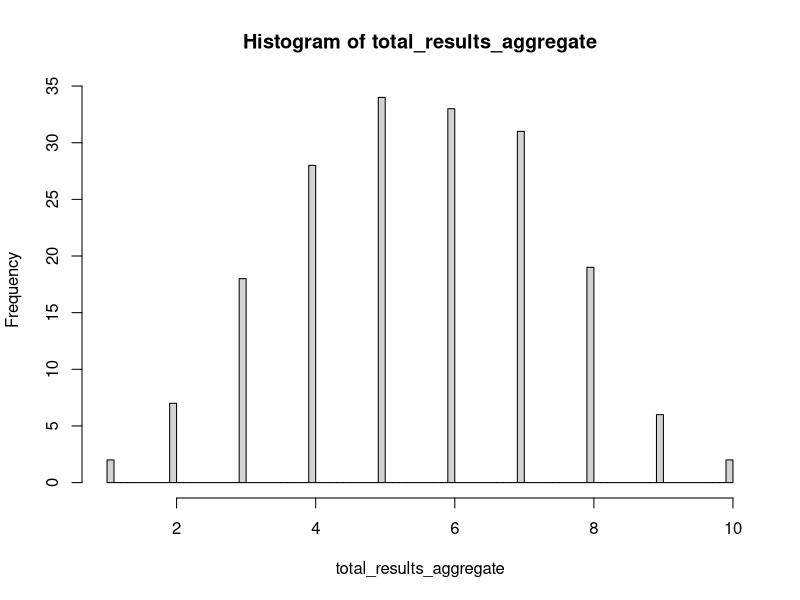
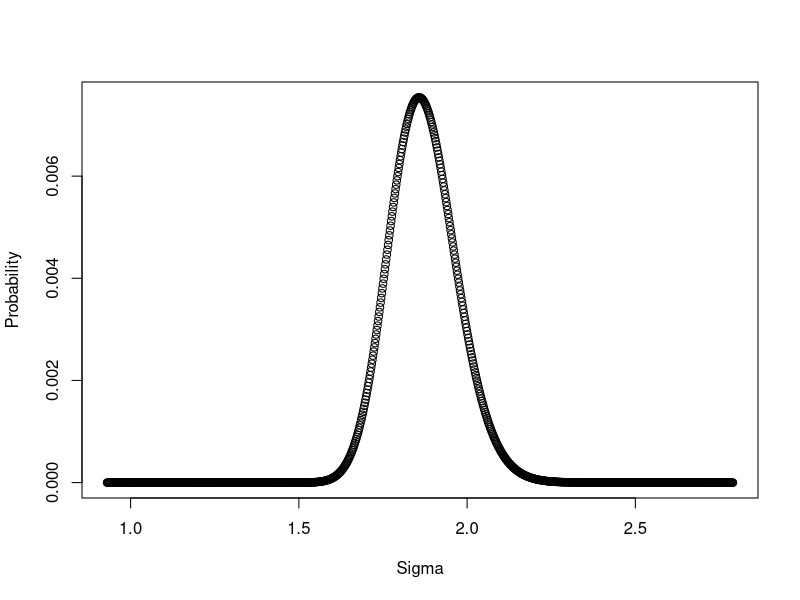
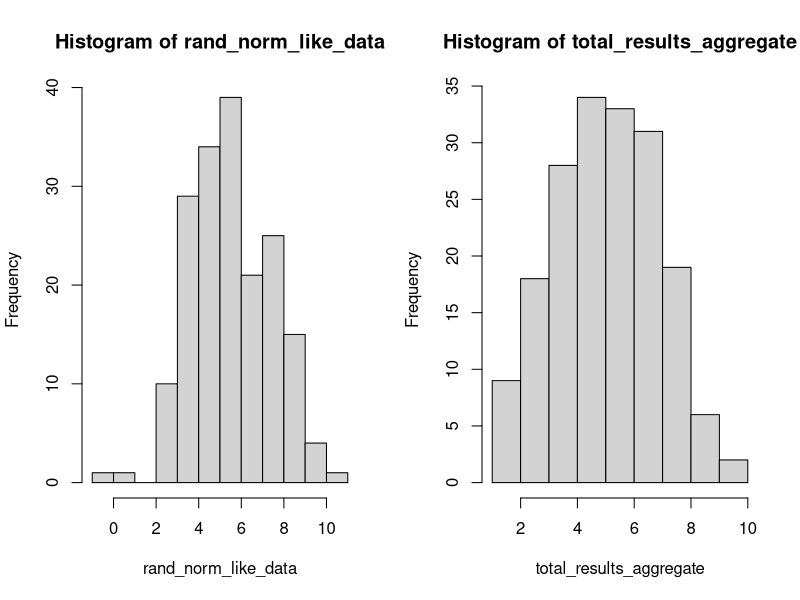
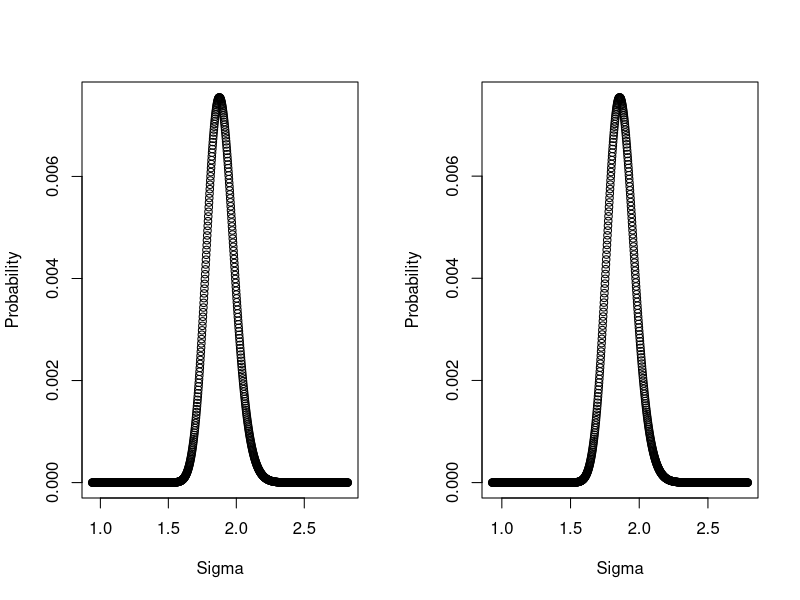
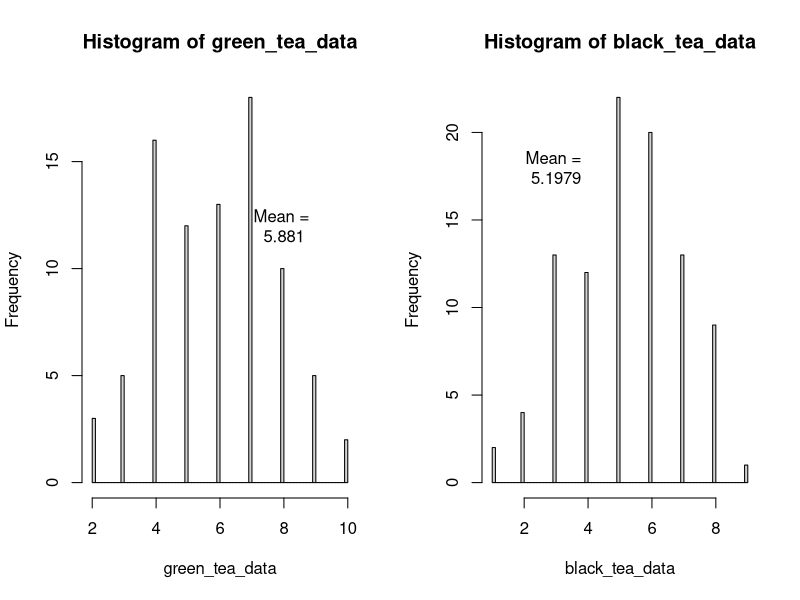
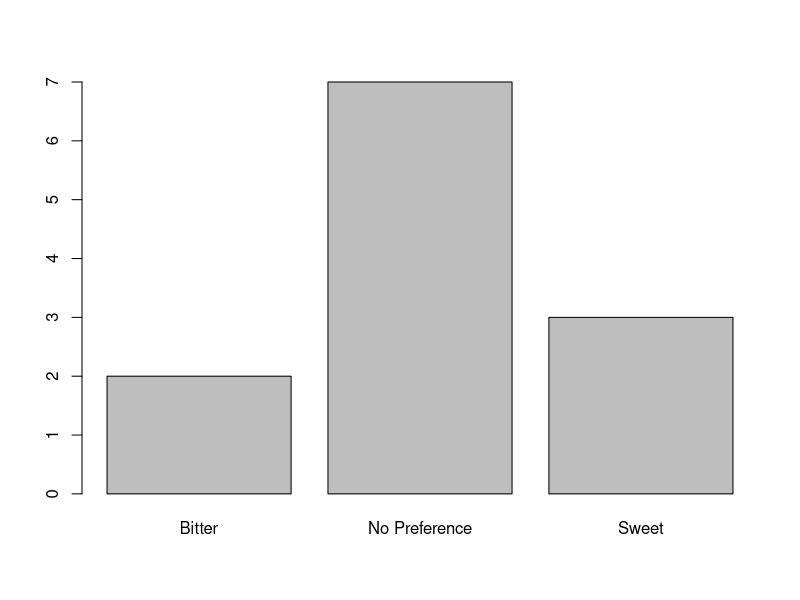
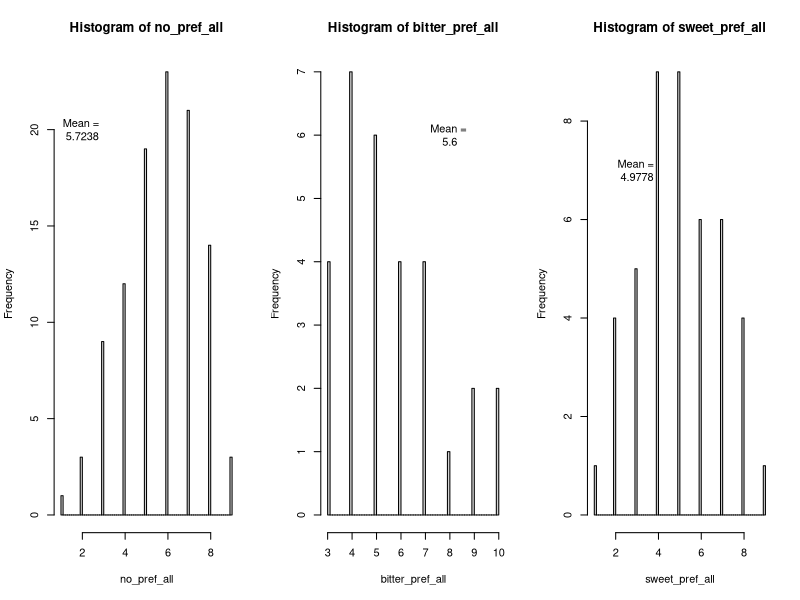
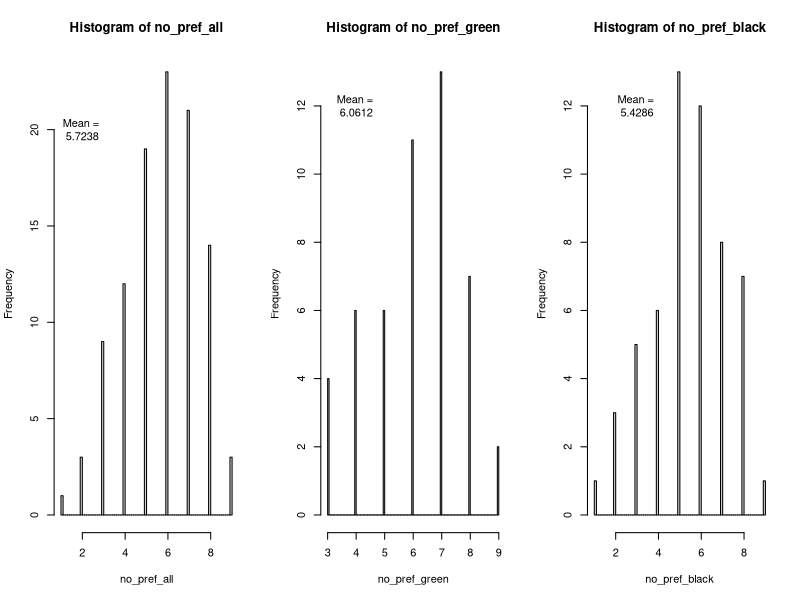

Recreate these plots in R, in order.
#Written in R by Dmitriy Strelkov

setwd('C:\\Users\\Dmitriy\\DoE\\Final\\Data')
data <- read.csv('Tea.csv')

install.packages('plyr')
library('plyr')

### IMPORTANT PLEASE READ ###
# This code is designed with pauses in it and is meant to be looked at in tandem with the attached report.
# Proceed through the code slowly so that things do not get out of order; lest the story be spoiled.
# There are a vast amount of comments with varying degrees of detail in this code and they are meant to explain
# my thought process as I was writing the code. The results obtained here are essentially summarized and
# organized for clarity in the report, and as such the best way to fully understand what I did and why I did it
# is to consider the two documents together rather than separately.

### THANK YOU FOR READING ### 

# We are going to investigate the tea data from the other DoE class.

# The data in the file uses these 4 factors to classify scores into categories. Each column has a classifier
# that includes one of each of the following:

# G or B (green/black)
# 6 or 3 (6min/3min)
# S or N (sweetener/no sweetener)
# H or L (high leaf mass/low leaf mass)

#In looking at this data, we will try to determine the following things:
# Which of the following four different factors has the most significant effect on perceived quality:
#  - Green vs. Black tea
#  - 6 minute vs. 3 minute brew time
#  - Sweetened vs. Unsweetened tea
#  - 3 grams of leaves vs 1.5 grams of leaves in the brew


# How significant is the prior preference of tea in the determination of perceived quality? Is it more or
# less significant than brewing factors?

# How do the rating distributions vary between preferences for each type of tea?

# What are the probability distributions of tea scores for each taste preference?

total_results_aggregate <- c()
par(mfrow = c(1,1))

for(n in 2:16){
  total_results_aggregate <- c(total_results_aggregate, data[,n])
}

hist(total_results_aggregate, 100)
readline()

#Looks like a normal distribution for the sum of all data. Let's check using the following algorithm.

normal_p_distro <- function(sigmalist, data){
  
  # Find the most likely sigma.
  mean <- mean(data)
  loglikelihood <- numeric()
  
  i <- 1
  for(sigma in sigmalist){
    loglikelihood[i] <- sum(log((1/sqrt(2*sigma^2*pi))*exp(-(data - mean)^2/(2*sigma^2))))
    i <- i + 1
  }
  index <- which.max(loglikelihood)
  
  # Create a small region around the most likely sigma as the region of interest.
  sigma_true <- sigmalist[index]
  sigma_low <- .5 * sigma_true
  sigma_high <- 1.5 * sigma_true
  
  graphed_sigma <- seq(sigma_low, sigma_high, by =  sigma_true/1000)
  
  # Same subfunctions as before.
  f <- function(sigma){sum(log((1/sqrt(2*sigma^2*pi))*exp(-(data - mean)^2/(2*sigma^2))))}
  g <- function(sigma){exp(f(sigma) - f(sigma_true))}
  
  loglikelihood_list <- numeric()
  
  # Generate a list of log likelihoods.
  for(i in 1:length(graphed_sigma)){
    loglikelihood_list[i] <- f(graphed_sigma[i])
  }
  
  # Create a normalized probability distribution of the most likely values of sigma.
  normalized_probability <- 1/sum(exp(loglikelihood_list - max(loglikelihood_list))) * 
    exp(loglikelihood_list - max(loglikelihood_list))
  
  # Plot the resultant distribution.
  plot(graphed_sigma, normalized_probability, xlab = 'Sigma', ylab = 'Probability')
  
  # Print a 95% confidence interval.
  i <- 1
  j <- length(graphed_sigma)
  
  while(sum(normalized_probability[i:j]) > .96){
    i <- i + 1
    j <- j - 1
  }
  
  print(paste(c("The probability of sigma being between", graphed_sigma[i], "and", graphed_sigma[j], "is", 
                round(sum(normalized_probability[i:j]), 3)), collapse = ' '))
  
  # Print the most likely value of sigma.
  print(paste(c("The most likely value of sigma is", graphed_sigma[which.max(normalized_probability)]), 
              collapse = ' '))
  
  # Return the expected sigma.
  return(sigmalist[index])
}

sigmalist <- seq(1.5, 2.5, by = .01)
normal_p_distro(sigmalist, total_results_aggregate) -> sigmatest
readline()

# Now we'll compare a normal distribution with the resultant parameters to the data's entirity.
par(mfrow = c(1,2))

rand_norm_like_data <- rnorm(180, mean(total_results_aggregate), sigmatest)

hist(rand_norm_like_data, 10)
hist(total_results_aggregate, 10)
readline()

normal_answer <- function(sigmalist, data){
  
  # This function returns the scaled probability and exponential scaling factor for the normally distributed
  # model.
  mean <- mean(data)
  loglikelihood <- numeric()
  
  # Compute the log likelihood for each value of sigma.
  i <- 1
  for(sigma in sigmalist){
    loglikelihood[i] <- sum(log((1/sqrt(2*sigma^2*pi))*exp(-(data - mean)^2/(2*sigma^2))))
    i <- i + 1
  }
  # This is the index of the most likely value of sigma.
  index <- which.max(loglikelihood)
  
  # The f and g subfunctions again. F returns the log likelihood of the input, g returns the 
  # exponentially scaled likelihood.
  f <- function(sigma){sum(log((1/sqrt(2*sigma^2*pi))*exp(-(data - mean)^2/(2*sigma^2))))}
  g <- function(sigma){exp(f(sigma) - f(sigmalist[index]))}
  
  # Generate the list of scaled likelihoods.
  likelihood_list <- numeric()
  for(i in 1:length(sigmalist)){
    likelihood_list[i] <- g(sigmalist[i])
  }
  
  # Find the scaled probability.
  scaled_probability <- (sum(likelihood_list) * (sigmalist[2] - sigmalist[1]))
  
  # Return the scaled probability and the exponential scaling factor.
  return(c(scaled_probability, f(sigmalist[index])))
}

print(normal_answer(sigmalist, rand_norm_like_data))
normal_p_distro(sigmalist, rand_norm_like_data)

print(normal_answer(sigmalist, total_results_aggregate))
normal_p_distro(sigmalist, total_results_aggregate)
readline()


#The actual data is about equally likely to be a normal distribution as the normally
#distributed random sample.


# Let's compare the differences between the data for green tea and black tea.

green_tea_data <- c()
for(n in 2:8){
  green_tea_data <- c(green_tea_data, data[,n])
}

black_tea_data <- c()
for(n in 9:16){
  black_tea_data <- c(black_tea_data, data[,n])
}

hist(green_tea_data, 100); text(8, 12, labels = paste('Mean = ', round(mean(green_tea_data), 4), sep = '\n'))
hist(black_tea_data, 100); text(3, 18, labels = paste('Mean = ', round(mean(black_tea_data), 4), sep = '\n'))
readline()

# Looks like on average, people like green tea better than they like black tea. In fact, there are no '1' ratings
# for green tea. Additionally, there are two '10' ratings for green tea and there aren't any for black!
# Let's take a look at the distribution of tea preferences and see if that has anything to do with it...

par(mfrow = c(1,1))
preferences <- data[,17]

# Since the preferences have levels, use barplot.

barplot(table(preferences))
readline()

# We will use the following distributions of scores as baselines for each of the different taste preferences:
#  - Sweet preference all tea
#  - Bitter preference all tea
#  - No preference all tea

# Looks like most people have no preference, and sweet preferences win out slightly over bitter. This trend
# is reflected in the earlier look at mean ratings. Let's look now at how preference changes these distributions.

# We will compare the baseline distributions the following distributions:
#  - Sweet preference green tea
#  - Sweet preference black tea
#  - Bitter preference green tea
#  - Bitter preference black tea
#  - No preference green tea
#  - No preference black tea


sweet_pref_all <- c()
for(n in 1:12){
  if(data$Preference[n] == "Sweet"){
    sweet_pref_all <- c(sweet_pref_all, as.numeric(data[n, 2:16]))
  }
}

bitter_pref_all <- c()
for(n in 1:12){
  if(data$Preference[n] == "Bitter"){
    bitter_pref_all <- c(bitter_pref_all, as.numeric(data[n, 2:16]))
  }
}

no_pref_all <- c()
for(n in 1:12){
  if(data$Preference[n] == "No Preference"){
    no_pref_all <- c(no_pref_all, as.numeric(data[n, 2:16]))
  }
}

par(mfrow = c(1,3))

hist(no_pref_all, 100); text(2, 20, labels = paste('Mean = ', round(mean(no_pref_all), 4), sep = '\n'))
hist(bitter_pref_all, 100) ; text(8, 6, labels = paste('Mean = ', round(mean(bitter_pref_all), 4), sep = '\n'))
hist(sweet_pref_all, 100); text(3, 7, labels = paste('Mean = ', round(mean(sweet_pref_all), 4), sep = '\n'))

readline()

# Looks like the people who have no preference seem to, on average, like tea better than either group with
# a taste preference. Of those who have a taste preference, lower scores are seen in those with sweet
# taste preferences.

no_pref_green <- c()
for(n in 1:12){
  if(data$Preference[n] == "No Preference"){
    no_pref_green <- c(no_pref_green, as.numeric(data[n, 2:8]))
  }
}

no_pref_black <- c()
for(n in 1:12){
  if(data$Preference[n] == "No Preference"){
    no_pref_black <- c(no_pref_black, as.numeric(data[n, 9:16]))
  }
}

par(mfrow = c(1,3))

hist(no_pref_all, 100); text(2, 20, labels = paste('Mean = ', round(mean(no_pref_all), 4), sep = '\n'))
hist(no_pref_green, 100); text(4, 12, labels = paste('Mean = ', round(mean(no_pref_green), 4), sep = '\n'))
hist(no_pref_black, 100) ; text(3, 12, labels = paste('Mean = ', round(mean(no_pref_black), 4), sep = '\n'))
readline()

# Once again, we see that green tea is favored over black tea. Not only is green tea the more popular among
# those with no preference, this group/tea combination has the highest average rating so far. Black tea, meanwhile,
# is more popular in those with no taste preference than it is with all observers in total, but its rating
# is still below the average total tea score.

bitter_pref_green <- c()
for(n in 1:12){
  if(data$Preference[n] == "Bitter"){
    bitter_pref_green <- c(bitter_pref_green, as.numeric(data[n, 2:8]))
  }
}

bitter_pref_black <- c()
for(n in 1:12){
  if(data$Preference[n] == "Bitter"){
    bitter_pref_black <- c(bitter_pref_black, as.numeric(data[n, 9:16]))
  }
}

hist(bitter_pref_all, 100) ; text(8, 6, labels = paste('Mean = ', round(mean(bitter_pref_all), 4), sep = '\n'))
hist(bitter_pref_green, 100); text(6, 4, labels = paste('Mean = ', round(mean(bitter_pref_green), 4), sep = '\n'))
hist(bitter_pref_black, 100); text(4, 3, labels = paste('Mean = ', round(mean(bitter_pref_black), 4), sep = '\n'))
readline()

# For the first time, we see distributions that don't look like the normal distribution. Interestingly
# enough, this group exhibits a stronger preference for green tea and a stronger dislike of black tea than
# the group with no preferences in taste. This would seem to suggest that green tea is more bitter than
# black tea. We will examine the distribution of the data later. For now we will continue and just get a visual
# on the distribution of preferences for those who prefer sweet tea.

sweet_pref_green <- c()
for(n in 1:12){
  if(data$Preference[n] == "Sweet"){
    sweet_pref_green <- c(sweet_pref_green, as.numeric(data[n, 2:8]))
  }
}

sweet_pref_black <- c()
for(n in 1:12){
  if(data$Preference[n] == "Sweet"){
    sweet_pref_black <- c(sweet_pref_black, as.numeric(data[n, 9:16]))
  }
}

hist(sweet_pref_all, 100); text(3, 7, labels = paste('Mean = ', round(mean(sweet_pref_all), 4), sep = '\n'))
hist(sweet_pref_green, 100); text(6, 4, labels = paste('Mean = ', round(mean(sweet_pref_green), 4), sep = '\n'))
hist(sweet_pref_black, 100); text(3, 5, labels = paste('Mean = ', round(mean(sweet_pref_black), 4), sep = '\n'))
readline()

# The people who prefer sweet tea have an overall disdain for all kinds of tea. In fact, this group has the lowest
# score for black tea and green tea. The distribution of green scores seems to be somewhat uniform, and the
# distribution of black scores seems to resemble a normal distribution.

# Finally, let's compare all of the histograms.

par(mfrow = c(3,3))

hist(no_pref_all, 100); text(2, 20, labels = paste('Mean = ', round(mean(no_pref_all), 4), sep = '\n'))
hist(no_pref_green, 100); text(4, 12, labels = paste('Mean = ', round(mean(no_pref_green), 4), sep = '\n'))
hist(no_pref_black, 100) ; text(3, 12, labels = paste('Mean = ', round(mean(no_pref_black), 4), sep = '\n'))
hist(bitter_pref_all, 100) ; text(8, 6, labels = paste('Mean = ', round(mean(bitter_pref_all), 4), sep = '\n'))
hist(bitter_pref_green, 100); text(6, 4, labels = paste('Mean = ', round(mean(bitter_pref_green), 4), sep = '\n'))
hist(bitter_pref_black, 100); text(4, 3, labels = paste('Mean = ', round(mean(bitter_pref_black), 4), sep = '\n'))
hist(sweet_pref_all, 100); text(3, 7, labels = paste('Mean = ', round(mean(sweet_pref_all), 4), sep = '\n'))
hist(sweet_pref_green, 100); text(6, 4, labels = paste('Mean = ', round(mean(sweet_pref_green), 4), sep = '\n'))
hist(sweet_pref_black, 100); text(3, 5, labels = paste('Mean = ', round(mean(sweet_pref_black), 4), sep = '\n'))
readline()

# We can see that black tea is less popular among all groups, and that those with sweet preferences 
# have less appreciation for tea than the other groups.

# I will perform the same analysis on the rest of the data in a similar fashion. Since experience and 
# taste preference have a nearly 1:1 correlation, I will omit experience data, as 'experience' with tea seems
# to be an inherently poor preference parameter. The one and only interesting thing about tea experience is that
# individuals with more tea experience have stronger preferences for bitter tea. We will talk about why this
# could be in the discussion.

# Cut out extraneous experience data from frame.
data <- data[, 1:17]

# The next factor most significant factor I hypothesize will be sweetener vs no sweetener.

# Make data of tea ratings that are sweetened and unsweetened.
sweetener_added_data <- c(data[,2], data[,5], data[,6], data[,7], data[,9], data[,10], data[,15], data[,16])
nosweetener_data <- c(data[,3], data[,4], data[,8], data[,11], data[,12], data[,13], data[,14])

# Make vectors to indicate column positions; easier to manipulate.
sweetener_vector <- c(2,5,6,7,9,10,15,16)
nosweetener_vector <-c(3,4,8,11,12,13,14)

no_pref_sweetener <- c()
for(n in 1:12){
  if(data$Preference[n] == "No Preference"){
    no_pref_sweetener <- c(no_pref_sweetener, as.numeric(data[n, sweetener_vector]))
  }
}

no_pref_nosweetener <- c()
for(n in 1:12){
  if(data$Preference[n] == "No Preference"){
    no_pref_nosweetener <- c(no_pref_nosweetener, as.numeric(data[n, nosweetener_vector]))
  }
}

par(mfrow = c(1,3))

hist(no_pref_all, 100); text(2, 20, labels = paste('Mean = ', round(mean(no_pref_all), 4), sep = '\n'))
hist(no_pref_sweetener, 100); text(4, 12, labels = paste('Mean = ', round(mean(no_pref_sweetener), 4), sep = '\n'))
hist(no_pref_nosweetener, 100) ; text(3, 12, labels = paste('Mean = ', round(mean(no_pref_nosweetener), 4), sep = '\n'))
readline()

# Looks like the data here is suggesting that the difference between sweetener and no sweetener is indiscernable
# between those who have no taste preference, which is what we would expect. Both distributions seem normal.

bitter_pref_sweetener <- c()
for(n in 1:12){
  if(data$Preference[n] == "Bitter"){
    bitter_pref_sweetener <- c(bitter_pref_sweetener, as.numeric(data[n, sweetener_vector]))
  }
}

bitter_pref_nosweetener <- c()
for(n in 1:12){
  if(data$Preference[n] == "Bitter"){
    bitter_pref_nosweetener <- c(bitter_pref_nosweetener, as.numeric(data[n, nosweetener_vector]))
  }
}

hist(bitter_pref_all, 100) ; text(8, 6, labels = paste('Mean = ', round(mean(bitter_pref_all), 4), sep = '\n'))
hist(bitter_pref_sweetener, 100); text(6, 4, labels = paste('Mean = ', round(mean(bitter_pref_sweetener), 4), sep = '\n'))
hist(bitter_pref_nosweetener, 100); text(5, 2.5, labels = paste('Mean = ', round(mean(bitter_pref_nosweetener), 4), sep = '\n'))
readline()

# The data is as expected. The mean is significantly lower for sweetened tea, as expected in the group
# who prefer bitter tastes. Taking into account the low sample sizes, the distributions seem fairly normal.

sweet_pref_sweetener <- c()
for(n in 1:12){
  if(data$Preference[n] == "Sweet"){
    sweet_pref_sweetener <- c(sweet_pref_sweetener, as.numeric(data[n, sweetener_vector]))
  }
}

sweet_pref_nosweetener <- c()
for(n in 1:12){
  if(data$Preference[n] == "Sweet"){
    sweet_pref_nosweetener <- c(sweet_pref_nosweetener, as.numeric(data[n, nosweetener_vector]))
  }
}

hist(sweet_pref_all, 100); text(3, 7, labels = paste('Mean = ', round(mean(sweet_pref_all), 4), sep = '\n'))
hist(sweet_pref_sweetener, 100); text(6, 7, labels = paste('Mean = ', round(mean(sweet_pref_sweetener), 4), sep = '\n'))
hist(sweet_pref_nosweetener, 100); text(3, 5, labels = paste('Mean = ', round(mean(sweet_pref_nosweetener), 4), sep = '\n'))
readline()

# And once again, the data is as expected. This group prefers tea that is sweetened, although their enjoyment
# of tea in general is much lower than the other two groups. The non-sweetened tea seems to have a sinc
# function-esque distribution.

# Finally, let's compare all of the histograms.

par(mfrow = c(3,3))

hist(no_pref_all, 100); text(2, 20, labels = paste('Mean = ', round(mean(no_pref_all), 4), sep = '\n'))
hist(no_pref_sweetener, 100); text(4, 12, labels = paste('Mean = ', round(mean(no_pref_sweetener), 4), sep = '\n'))
hist(no_pref_nosweetener, 100) ; text(3, 12, labels = paste('Mean = ', round(mean(no_pref_nosweetener), 4), sep = '\n'))
hist(bitter_pref_all, 100) ; text(8, 6, labels = paste('Mean = ', round(mean(bitter_pref_all), 4), sep = '\n'))
hist(bitter_pref_sweetener, 100); text(6, 4, labels = paste('Mean = ', round(mean(bitter_pref_sweetener), 4), sep = '\n'))
hist(bitter_pref_nosweetener, 100); text(5, 2.5, labels = paste('Mean = ', round(mean(bitter_pref_nosweetener), 4), sep = '\n'))
hist(sweet_pref_all, 100); text(3, 7, labels = paste('Mean = ', round(mean(sweet_pref_all), 4), sep = '\n'))
hist(sweet_pref_sweetener, 100); text(6, 7, labels = paste('Mean = ', round(mean(sweet_pref_sweetener), 4), sep = '\n'))
hist(sweet_pref_nosweetener, 100); text(3, 5, labels = paste('Mean = ', round(mean(sweet_pref_nosweetener), 4), sep = '\n'))
readline()

# The group averages act in accord with their taste preferences. In the bitter taste preference group, this
# factor was more significant than whether or not the tea is green/black. In the no taste preference, this
# factor was insignificant. In the sweet taste preference, this factor was about as significant as the
# choice between green and black tea.



# The next factor to examine is brewing time (6 vs 3 minutes).

# Make data of tea ratings for long and short brew times.

long_brew_data <- c(data[,2], data[,3], data[,4], data[,9], data[,10], data[,11], data[,12])
short_brew_data <- c(data[,5], data[,6], data[,7], data[,8], data[,13], data[,14], data[,15], data[,16])

# Make vectors to indicate column positions; easier to manipulate.
long_brew_vector <- c(2,3,4,9,10,11,12)
short_brew_vector <-c(5,6,7,8,13,14,15,16)

no_pref_long_brew <- c()
for(n in 1:12){
  if(data$Preference[n] == "No Preference"){
    no_pref_long_brew <- c(no_pref_long_brew, as.numeric(data[n, long_brew_vector]))
  }
}

no_pref_short_brew <- c()
for(n in 1:12){
  if(data$Preference[n] == "No Preference"){
    no_pref_short_brew <- c(no_pref_short_brew, as.numeric(data[n, short_brew_vector]))
  }
}

par(mfrow = c(1,3))

hist(no_pref_all, 100); text(2, 20, labels = paste('Mean = ', round(mean(no_pref_all), 4), sep = '\n'))
hist(no_pref_long_brew, 100); text(4, 10, labels = paste('Mean = ', round(mean(no_pref_long_brew), 4), sep = '\n'))
hist(no_pref_short_brew, 100) ; text(3, 12, labels = paste('Mean = ', round(mean(no_pref_short_brew), 4), sep = '\n'))
readline()

# Looks like the brewing time has almost no effect on the people who have no taste preference.

bitter_pref_long_brew <- c()
for(n in 1:12){
  if(data$Preference[n] == "Bitter"){
    bitter_pref_long_brew <- c(bitter_pref_long_brew, as.numeric(data[n, long_brew_vector]))
  }
}

bitter_pref_short_brew <- c()
for(n in 1:12){
  if(data$Preference[n] == "Bitter"){
    bitter_pref_short_brew <- c(bitter_pref_short_brew, as.numeric(data[n, short_brew_vector]))
  }
}


hist(bitter_pref_all, 100) ; text(8, 6, labels = paste('Mean = ', round(mean(bitter_pref_all), 4), sep = '\n'))
hist(bitter_pref_long_brew, 100); text(9, 2, labels = paste('Mean = ', round(mean(bitter_pref_long_brew), 4), sep = '\n'))
hist(bitter_pref_short_brew, 100); text(8, 4, labels = paste('Mean = ', round(mean(bitter_pref_short_brew), 4), sep = '\n'))
readline()

# In the group of people who have bitter taste preferences, brew time makes a huge difference in quality.

sweet_pref_long_brew <- c()
for(n in 1:12){
  if(data$Preference[n] == "Sweet"){
    sweet_pref_long_brew <- c(sweet_pref_long_brew, as.numeric(data[n, long_brew_vector]))
  }
}

sweet_pref_short_brew <- c()
for(n in 1:12){
  if(data$Preference[n] == "Sweet"){
    sweet_pref_short_brew <- c(sweet_pref_short_brew, as.numeric(data[n, short_brew_vector]))
  }
}

hist(sweet_pref_all, 100); text(3, 7, labels = paste('Mean = ', round(mean(sweet_pref_all), 4), sep = '\n'))
hist(sweet_pref_long_brew, 100); text(4, 4, labels = paste('Mean = ', round(mean(sweet_pref_long_brew), 4), sep = '\n'))
hist(sweet_pref_short_brew, 100); text(3, 5, labels = paste('Mean = ', round(mean(sweet_pref_short_brew), 4), sep = '\n'))
readline()

# In those who have sweet taste preferences, brew time is not significant.

# Finally, let's compare all of the histograms.


par(mfrow = c(3,3))

hist(no_pref_all, 100); text(2, 20, labels = paste('Mean = ', round(mean(no_pref_all), 4), sep = '\n'))
hist(no_pref_long_brew, 100); text(4, 10, labels = paste('Mean = ', round(mean(no_pref_long_brew), 4), sep = '\n'))
hist(no_pref_short_brew, 100) ; text(3, 12, labels = paste('Mean = ', round(mean(no_pref_short_brew), 4), sep = '\n'))
hist(bitter_pref_all, 100) ; text(8, 6, labels = paste('Mean = ', round(mean(bitter_pref_all), 4), sep = '\n'))
hist(bitter_pref_long_brew, 100); text(9, 2, labels = paste('Mean = ', round(mean(bitter_pref_long_brew), 4), sep = '\n'))
hist(bitter_pref_short_brew, 100); text(8, 4, labels = paste('Mean = ', round(mean(bitter_pref_short_brew), 4), sep = '\n'))
hist(sweet_pref_all, 100); text(3, 7, labels = paste('Mean = ', round(mean(sweet_pref_all), 4), sep = '\n'))
hist(sweet_pref_long_brew, 100); text(4, 4, labels = paste('Mean = ', round(mean(sweet_pref_long_brew), 4), sep = '\n'))
hist(sweet_pref_short_brew, 100); text(3, 5, labels = paste('Mean = ', round(mean(sweet_pref_short_brew), 4), sep = '\n'))
readline()

# The only group who exhibits a significant reaction to brewing time is the group who prefers bitter taste.
# This is probably because a longer brewing time results in a denser flavor profile, and since the bitterness
# in tea comes from the brewing of the leaves, this makes sense.



# The last factor to investigate is the mass of leaves used in the brew. This can be either 3 or 1.5 grams,
# high or low.

# Make data of tea ratings for high and low leaf mass.

high_mass_data <- c(data[,2], data[,4], data[,5], data[,8], data[,9], data[,11], data[,12], data[,13], 
                    data[,15], data[,16])
low_mass_data <- c(data[,3], data[,6], data[,7], data[,10], data[,14])

# Note, the amount of data of each factor is skewed more heavily in this case: high mass brew is represented
# significantly better than low mass brew.

# I get lazy here and skip to the final plot with all 9 histograms rather than looking at each one 1 by 1. Sorry.

# Make vectors to indicate column positions; easier to manipulate.
high_mass_vector <- c(2,4,5,8,9,11,12,13,15,16)
low_mass_vector <-c(3,6,7,10,14)

no_pref_high_mass <- c()
for(n in 1:12){
  if(data$Preference[n] == "No Preference"){
    no_pref_high_mass <- c(no_pref_high_mass, as.numeric(data[n, high_mass_vector]))
  }
}

no_pref_low_mass <- c()
for(n in 1:12){
  if(data$Preference[n] == "No Preference"){
    no_pref_low_mass <- c(no_pref_low_mass, as.numeric(data[n, low_mass_vector]))
  }
}

par(mfrow = c(1,3))

hist(no_pref_all, 100); text(2, 20, labels = paste('Mean = ', round(mean(no_pref_all), 4), sep = '\n'))
hist(no_pref_high_mass, 100); text(4, 14, labels = paste('Mean = ', round(mean(no_pref_high_mass), 4), sep = '\n'))
hist(no_pref_low_mass, 100) ; text(3, 7, labels = paste('Mean = ', round(mean(no_pref_low_mass), 4), sep = '\n'))

#readline()

# 

bitter_pref_high_mass <- c()
for(n in 1:12){
  if(data$Preference[n] == "Bitter"){
    bitter_pref_high_mass <- c(bitter_pref_high_mass, as.numeric(data[n, high_mass_vector]))
  }
}

bitter_pref_low_mass <- c()
for(n in 1:12){
  if(data$Preference[n] == "Bitter"){
    bitter_pref_low_mass <- c(bitter_pref_low_mass, as.numeric(data[n, low_mass_vector]))
  }
}


hist(bitter_pref_all, 100) ; text(8, 5, labels = paste('Mean = ', round(mean(bitter_pref_all), 4), sep = '\n'))
hist(bitter_pref_high_mass, 100); text(8, 4, labels = paste('Mean = ', round(mean(bitter_pref_high_mass), 4), sep = '\n'))
hist(bitter_pref_low_mass, 100); text(8, 3, labels = paste('Mean = ', round(mean(bitter_pref_low_mass), 4), sep = '\n'))

#readline()

# 

sweet_pref_high_mass <- c()
for(n in 1:12){
  if(data$Preference[n] == "Sweet"){
    sweet_pref_high_mass <- c(sweet_pref_high_mass, as.numeric(data[n, high_mass_vector]))
  }
}

sweet_pref_low_mass <- c()
for(n in 1:12){
  if(data$Preference[n] == "Sweet"){
    sweet_pref_low_mass <- c(sweet_pref_low_mass, as.numeric(data[n, low_mass_vector]))
  }
}

hist(sweet_pref_all, 100); text(3, 7, labels = paste('Mean = ', round(mean(sweet_pref_all), 4), sep = '\n'))
hist(sweet_pref_high_mass, 100); text(4, 6, labels = paste('Mean = ', round(mean(sweet_pref_high_mass), 4), sep = '\n'))
hist(sweet_pref_low_mass, 100); text(3, 4, labels = paste('Mean = ', round(mean(sweet_pref_low_mass), 4), sep = '\n'))

#readline()

# 

# Finally, let's compare all of the histograms.

par(mfrow = c(3,3))

hist(no_pref_all, 100); text(2, 20, labels = paste('Mean = ', round(mean(no_pref_all), 4), sep = '\n'))
hist(no_pref_high_mass, 100); text(4, 14, labels = paste('Mean = ', round(mean(no_pref_high_mass), 4), sep = '\n'))
hist(no_pref_low_mass, 100) ; text(3, 7, labels = paste('Mean = ', round(mean(no_pref_low_mass), 4), sep = '\n'))
hist(bitter_pref_all, 100) ; text(8, 5, labels = paste('Mean = ', round(mean(bitter_pref_all), 4), sep = '\n'))
hist(bitter_pref_high_mass, 100); text(8, 4, labels = paste('Mean = ', round(mean(bitter_pref_high_mass), 4), sep = '\n'))
hist(bitter_pref_low_mass, 100); text(8, 3, labels = paste('Mean = ', round(mean(bitter_pref_low_mass), 4), sep = '\n'))
hist(sweet_pref_all, 100); text(3, 7, labels = paste('Mean = ', round(mean(sweet_pref_all), 4), sep = '\n'))
hist(sweet_pref_high_mass, 100); text(4, 6, labels = paste('Mean = ', round(mean(sweet_pref_high_mass), 4), sep = '\n'))
hist(sweet_pref_low_mass, 100); text(3, 4, labels = paste('Mean = ', round(mean(sweet_pref_low_mass), 4), sep = '\n'))
readline()

# No significant effects. However, the second most significant factor affecting the no preference group.

# 650 lines of code later, we have determined the following:

#  - The mass of the tea leaves is essentially insignificant when compared to the other factors, but in the
#    no preferences group it is the second most significant factor.
#  - The brew time of the tea is significant for bitter taste preferences and insignificant otherwise.
#  - Whether or not sweetener is added is the most significant factor affecting bitter taste preferences,
#    and is slightly less significant than type of tea for sweet taste preferences. It is insignificant
#    for no taste preference.
#  - The type of tea is the most significant factor affecting tea scores across all three groups.
#  - In general, black tea is less popular than green tea.



# Now that we have these facts assembled, and lists of various data, it is time to combine the data in a way
# that lets us create probability distributions of tea scores for each taste preference. We will begin with
# the no preferences group, then the sweet preference group, then the bitter preference group.



# For the first group we will omit sweetener presence and brew time from our considerations for simplicity.

# No Preference - Probability distribution of scores - Tea type + Leaf mass

# We will create a contour plot of the count frequencies due to each parameter. Then, we will extract the
# most probable tea score by taking the indices where the maximum occurs, multiplying these indices
# together, and taking their nth root (n is the number of indices that specify maxima) to obtain the most
# probable tea score given these data and parameters.


# Count the occurences of each score in each parameter.
no_pref_green_freq <- count(no_pref_green)

# Fill in scores that got 0 counts to allow for contour plots.
if(min(no_pref_green_freq$x) != 1){
  for(n in (min(no_pref_green_freq$x) - 1):1){
    no_pref_green_freq <- rbind(c(n, 0), no_pref_green_freq)
  }
}
if(max(no_pref_green_freq$x) != 10){
  for(n in (max(no_pref_green_freq$x) + 1):10){
    no_pref_green_freq <- rbind(no_pref_green_freq, c(n, 0))
  }
}

no_pref_high_mass_freq <- count(no_pref_high_mass)
if(min(no_pref_high_mass_freq$x) != 1){
  for(n in (min(no_pref_high_mass_freq$x) - 1):1){
    no_pref_high_mass_freq <- rbind(c(n, 0), no_pref_high_mass_freq)
  }
}
if(max(no_pref_high_mass_freq$x) != 10){
  for(n in (max(no_pref_high_mass_freq$x) + 1):10){
    no_pref_high_mass_freq <- rbind(no_pref_high_mass_freq, c(n, 0))
  }
}

no_pref_low_mass_freq <- count(no_pref_low_mass)
if(min(no_pref_low_mass_freq$x) != 1){
  for(n in (min(no_pref_low_mass_freq$x) - 1):1){
    no_pref_low_mass_freq <- rbind(c(n, 0), no_pref_low_mass_freq)
  }
}
if(max(no_pref_low_mass_freq$x) != 10){
  for(n in (max(no_pref_low_mass_freq$x) + 1):10){
    no_pref_low_mass_freq <- rbind(no_pref_low_mass_freq, c(n, 0))
  }
}

# Separate the counts into separate vectors.
npg_counts <- no_pref_green_freq$freq
nphm_counts <- no_pref_high_mass_freq$freq
nplm_counts <- no_pref_low_mass_freq$freq

# Create a 1xn matrix and an nx1 matrix to allow for contour plotting.
npg_counts <- t(t(npg_counts))
nphm_counts <- matrix(nphm_counts, nrow = 1, ncol = length(nphm_counts))
nplm_counts <- matrix(nplm_counts, nrow = 1, ncol = length(nplm_counts))

# Create the z dimension.
GH_count_density <- npg_counts %*% nphm_counts
GL_count_density <- npg_counts %*% nplm_counts

# Normalize.
GH_count_density <- GH_count_density/sum(GH_count_density)
GL_count_density <- GL_count_density/sum(GL_count_density)

# Plot.
par(mfrow = c(2,2))
persp(no_pref_green_freq$x, no_pref_high_mass_freq$x, GH_count_density, theta = 37.5, phi = 37.5,
      xlab = 'Tea type score', ylab = 'Leaf mass score', zlab = 'Count density', main = "Green Tea
      High Leaf Mass")

GH_indices <- as.numeric(which(GH_count_density == max(GH_count_density), arr.ind = TRUE))
GH_result <- round((prod(GH_indices)^(1/length(GH_indices))), 3)

text(.10679, .29275, GH_result)

persp(no_pref_green_freq$x, no_pref_low_mass_freq$x, GL_count_density, theta = 37.5, phi = 37.5,
      xlab = 'Tea type score', ylab = 'Leaf mass score', zlab = 'Count density', main = "Green Tea
      Low Leaf Mass")

GL_indices <- as.numeric(which(GL_count_density == max(GL_count_density), arr.ind = TRUE))
GL_result <- round((prod(GL_indices)^(1/length(GL_indices))), 3)

text(.1472, .2945, GL_result)

# The most probable score is displayed on the persp peak.

# Now we will do the same for black tea.

no_pref_black_freq <- count(no_pref_black)
if(min(no_pref_black_freq$x) != 1){
  for(n in (min(no_pref_black_freq$x) - 1):1){
    no_pref_black_freq <- rbind(c(n, 0), no_pref_black_freq)
  }
}
if(max(no_pref_black_freq$x) != 10){
  for(n in (max(no_pref_black_freq$x) + 1):10){
    no_pref_black_freq <- rbind(no_pref_black_freq, c(n, 0))
  }
}

npb_counts <- no_pref_black_freq$freq

npb_counts <- t(t(npb_counts))

BH_count_density <- npb_counts %*% nphm_counts
BL_count_density <- npb_counts %*% nplm_counts

# Normalize
BH_count_density <- BH_count_density/sum(BH_count_density)
BL_count_density <- BL_count_density/sum(BL_count_density)

persp(no_pref_black_freq$x, no_pref_high_mass_freq$x, BH_count_density, theta = 37.5, phi = 37.5,
      xlab = 'Tea type score', ylab = 'Leaf mass score', zlab = 'Count density', main = "Black Tea
      High Leaf Mass")

BH_indices <- as.numeric(which(BH_count_density == max(BH_count_density), arr.ind = TRUE))
BH_result <- round((prod(BH_indices)^(1/length(BH_indices))), 3)

text(.10679, .29275, BH_result)

persp(no_pref_black_freq$x, no_pref_low_mass_freq$x, BL_count_density, theta = 37.5, phi = 37.5,
      xlab = 'Tea type score', ylab = 'Leaf mass score', zlab = 'Count density', main = "Black Tea
      Low Leaf Mass")

BL_indices <- as.numeric(which(BL_count_density == max(BL_count_density), arr.ind = TRUE))
BL_result <- round((prod(BL_indices)^(1/length(BL_indices))), 3)

text(.1472, .2945, BL_result)
readline()

# Interesting results! These data indicate that while the mean preference for high leaf mass is
# higher than the mean preference for low leaf mass, when taking into account the additional factor of green
# tea, the most likely score is higher in the low leaf mass. Why does this happen? There are fewer counts
# in the low leaf mass data, so each count has more weight. The few low scores have a strong effect on the
# mean of the lower leaf data. At the same time, a larger proportion of the data lies at high scores. In the
# high mass data, the maximum score represents 21% of the data, in the low mass data, the two maximum scores
# represent 45% of the data.

# As expected, the black tea max score is significantly lower than the green tea, but the relationship between
# the high and low leaf mass remains. Among people with no preference, low leaf mass is more likely to yield
# a higher score.

# Next we will examine the group who has sweet taste preferences.



# Sweet taste preferences - Probability distribution of scores - Tea type + sweetener

# Same approach as last time.

# Count the occurences of each score in each parameter.
sweet_pref_green_freq <- count(sweet_pref_green)

# Fill in scores that got 0 counts to allow for contour plots.
if(min(sweet_pref_green_freq$x) != 1){
  for(n in (min(sweet_pref_green_freq$x) - 1):1){
    sweet_pref_green_freq <- rbind(c(n, 0), sweet_pref_green_freq)
  }
}
if(max(sweet_pref_green_freq$x) != 10){
  for(n in (max(sweet_pref_green_freq$x) + 1):10){
    sweet_pref_green_freq <- rbind(sweet_pref_green_freq, c(n, 0))
  }
}

sweet_pref_sweetener_freq <- count(sweet_pref_sweetener)
if(min(sweet_pref_sweetener_freq$x) != 1){
  for(n in (min(sweet_pref_sweetener_freq$x) - 1):1){
    sweet_pref_sweetener_freq <- rbind(c(n, 0), sweet_pref_sweetener_freq)
  }
}
if(max(sweet_pref_sweetener_freq$x) != 10){
  for(n in (max(sweet_pref_sweetener_freq$x) + 1):10){
    sweet_pref_sweetener_freq <- rbind(sweet_pref_sweetener_freq, c(n, 0))
  }
}

sweet_pref_nosweetener_freq <- count(sweet_pref_nosweetener)
if(min(sweet_pref_nosweetener_freq$x) != 1){
  for(n in (min(sweet_pref_nosweetener_freq$x) - 1):1){
    sweet_pref_nosweetener_freq <- rbind(c(n, 0), sweet_pref_nosweetener_freq)
  }
}
if(max(sweet_pref_nosweetener_freq$x) != 10){
  for(n in (max(sweet_pref_nosweetener_freq$x) + 1):10){
    sweet_pref_nosweetener_freq <- rbind(sweet_pref_nosweetener_freq, c(n, 0))
  }
}

# Separate the counts into separate vectors.
spg_counts <- sweet_pref_green_freq$freq
sps_counts <- sweet_pref_sweetener_freq$freq
spn_counts <- sweet_pref_nosweetener_freq$freq

# Create a 1xn matrix and an nx1 matrix to allow for contour plotting.
spg_counts <- t(t(spg_counts))
sps_counts <- matrix(sps_counts, nrow = 1, ncol = length(sps_counts))
spn_counts <- matrix(spn_counts, nrow = 1, ncol = length(spn_counts))

# Create the z dimension.
GS_count_density <- spg_counts %*% sps_counts
GN_count_density <- spg_counts %*% spn_counts

# Normalize.
GS_count_density <- GS_count_density/sum(GS_count_density)
GN_count_density <- GN_count_density/sum(GN_count_density)

# Plot.
par(mfrow = c(2,2))
persp(sweet_pref_green_freq$x, sweet_pref_sweetener_freq$x, GS_count_density, theta = 37.5, phi = 37.5,
      xlab = 'Tea type score', ylab = 'Sweetener presence score', zlab = 'Count density', main = "Green Tea
      Sweetened")

GS_indices <- as.numeric(which(GS_count_density == max(GS_count_density), arr.ind = TRUE))
GS_result <- round((prod(GS_indices)^(1/length(GS_indices))), 3)

text(.10679, .29275, GS_result)

persp(sweet_pref_green_freq$x, sweet_pref_nosweetener_freq$x, GN_count_density, theta = 37.5, phi = 37.5,
      xlab = 'Tea type score', ylab = 'Sweetener presence score', zlab = 'Count density', main = "Green Tea
      Not Sweetened")

GN_indices <- as.numeric(which(GN_count_density == max(GN_count_density), arr.ind = TRUE))
GN_result <- round((prod(GN_indices)^(1/length(GN_indices))), 3)

text(.1472, .2945, GN_result)


sweet_pref_black_freq <- count(sweet_pref_black)
if(min(sweet_pref_black_freq$x) != 1){
  for(n in (min(sweet_pref_black_freq$x) - 1):1){
    sweet_pref_black_freq <- rbind(c(n, 0), sweet_pref_black_freq)
  }
}
if(max(sweet_pref_black_freq$x) != 10){
  for(n in (max(sweet_pref_black_freq$x) + 1):10){
    sweet_pref_black_freq <- rbind(sweet_pref_black_freq, c(n, 0))
  }
}

spb_counts <- sweet_pref_black_freq$freq

spb_counts <- t(t(spb_counts))

BS_count_density <- spb_counts %*% sps_counts
BN_count_density <- spb_counts %*% spn_counts

# Normalize
BS_count_density <- BS_count_density/sum(BS_count_density)
BN_count_density <- BN_count_density/sum(BN_count_density)

persp(sweet_pref_black_freq$x, sweet_pref_sweetener_freq$x, BS_count_density, theta = 37.5, phi = 37.5,
      xlab = 'Tea type score', ylab = 'Sweetner presence score', zlab = 'Count density', main = "Black Tea
      Sweetened")

BS_indices <- as.numeric(which(BS_count_density == max(BS_count_density), arr.ind = TRUE))
BS_result <- round((prod(BS_indices)^(1/length(BS_indices))), 3)

text(.10679, .29275, BS_result)

persp(sweet_pref_black_freq$x, sweet_pref_nosweetener_freq$x, BN_count_density, theta = 37.5, phi = 37.5,
      xlab = 'Tea type score', ylab = 'Sweetner presence score', zlab = 'Count density', main = "Black Tea
      Not Sweetened")

BN_indices <- as.numeric(which(BN_count_density == max(BN_count_density), arr.ind = TRUE))
BN_result <- round((prod(BN_indices)^(1/length(BN_indices))), 3)

text(.1472, .2945, BN_result)
readline()

# Once again, really interesting results. The group that says that they prefer sweet tastes have a much lower
# projected score for sweetened green tea than they do for unsweetened black tea. Also interesting is that the
# most likely score for both unsweetened green tea and sweetened black tea is the same.



# Finally, we have the bitter taste preference group. We have to analyze three different parameters:
#  - Tea type
#  - Brew time
#  - Sweetener presence

# Good luck.

# Count the occurences of each score in each parameter.


# Fill in scores that got 0 counts to allow for contour plots.

# Tea type
bitter_pref_green_freq <- count(bitter_pref_green)
if(min(bitter_pref_green_freq$x) != 1){
  for(n in (min(bitter_pref_green_freq$x) - 1):1){
    bitter_pref_green_freq <- rbind(c(n, 0), bitter_pref_green_freq)
  }
}

# hacking my way through the middle of the data frame. this fixes a bug
bitter_pref_green_freq <- rbind(bitter_pref_green_freq[1:5,], c(6,0), bitter_pref_green_freq[6:8,])
bitter_pref_green_freq <- rbind(bitter_pref_green_freq[1:7,], c(8,0), bitter_pref_green_freq[8:9,])

if(max(bitter_pref_green_freq$x) != 10){
  for(n in (max(bitter_pref_green_freq$x) + 1):10){
    bitter_pref_green_freq <- rbind(bitter_pref_green_freq, c(n, 0))
  }
}

bitter_pref_black_freq <- count(bitter_pref_black)
if(min(bitter_pref_black_freq$x) != 1){
  for(n in (min(bitter_pref_black_freq$x) - 1):1){
    bitter_pref_black_freq <- rbind(c(n, 0), bitter_pref_black_freq)
  }
}
if(max(bitter_pref_black_freq$x) != 10){
  for(n in (max(bitter_pref_black_freq$x) + 1):10){
    bitter_pref_black_freq <- rbind(bitter_pref_black_freq, c(n, 0))
  }
}

# Sweetener presence
bitter_pref_sweetener_freq <- count(bitter_pref_sweetener)
if(min(bitter_pref_sweetener_freq$x) != 1){
  for(n in (min(bitter_pref_sweetener_freq$x) - 1):1){
    bitter_pref_sweetener_freq <- rbind(c(n, 0), bitter_pref_sweetener_freq)
  }
}
if(max(bitter_pref_sweetener_freq$x) != 10){
  for(n in (max(bitter_pref_sweetener_freq$x) + 1):10){
    bitter_pref_sweetener_freq <- rbind(bitter_pref_sweetener_freq, c(n, 0))
  }
}

bitter_pref_nosweetener_freq <- count(bitter_pref_nosweetener)
if(min(bitter_pref_nosweetener_freq$x) != 1){
  for(n in (min(bitter_pref_nosweetener_freq$x) - 1):1){
    bitter_pref_nosweetener_freq <- rbind(c(n, 0), bitter_pref_nosweetener_freq)
  }
}
if(max(bitter_pref_nosweetener_freq$x) != 10){
  for(n in (max(bitter_pref_nosweetener_freq$x) + 1):10){
    bitter_pref_nosweetener_freq <- rbind(bitter_pref_nosweetener_freq, c(n, 0))
  }
}

# Brew time
bitter_pref_long_brew_freq <- count(bitter_pref_long_brew)
if(min(bitter_pref_long_brew_freq$x) != 1){
  for(n in (min(bitter_pref_long_brew_freq$x) - 1):1){
    bitter_pref_long_brew_freq <- rbind(c(n, 0), bitter_pref_long_brew_freq)
  }
}
if(max(bitter_pref_long_brew_freq$x) != 10){
  for(n in (max(bitter_pref_long_brew_freq$x) + 1):10){
    bitter_pref_long_brew_freq <- rbind(bitter_pref_long_brew_freq, c(n, 0))
  }
}

bitter_pref_short_brew_freq <- count(bitter_pref_short_brew)
if(min(bitter_pref_short_brew_freq$x) != 1){
  for(n in (min(bitter_pref_short_brew_freq$x) - 1):1){
    bitter_pref_short_brew_freq <- rbind(c(n, 0), bitter_pref_short_brew_freq)
  }
}
# this fixes another bug
bitter_pref_short_brew_freq <- rbind(bitter_pref_short_brew_freq[1:7,], c(8,0), bitter_pref_short_brew_freq[8:9,])

if(max(bitter_pref_short_brew_freq$x) != 10){
  for(n in (max(bitter_pref_short_brew_freq$x) + 1):10){
    bitter_pref_short_brew_freq <- rbind(bitter_pref_short_brew_freq, c(n, 0))
  }
}


# Separate the counts into separate vectors.
bpg_counts <- bitter_pref_green_freq$freq
bpb_counts <- bitter_pref_black_freq$freq
bps_counts <- bitter_pref_sweetener_freq$freq
bpn_counts <- bitter_pref_nosweetener_freq$freq
bplb_counts <- bitter_pref_long_brew_freq$freq
bpsb_counts <- bitter_pref_short_brew_freq$freq

# Choose one of each parameter to be the x, y, and z axis.
# Create a 3D matrix that contains our counting density.

# Lets start with green tea, sweet, long brew.
par(mfrow = c(2,2))

GSLB <- array(0, dim = c(10, 10, 10))
for(i in 1:10){
  for(j in 1:10){
    for(k in 1:10){
      GSLB[i,j,k] <- bpg_counts[i] * bps_counts[j] * bplb_counts[k]
    }
  }
}

# Normalize
GSLB <- GSLB/sum(GSLB)

GSLB_indices <- as.numeric(which(GSLB == max(GSLB), arr.ind = TRUE))
GSLB_result <- round((prod(GSLB_indices)^(1/length(GSLB_indices))), 3)

persp(bitter_pref_green_freq$x, bitter_pref_sweetener_freq$x, GSLB[,,GSLB_indices[3]], theta = 37.5,
      phi = 37.5, xlab = 'Tea type score', ylab = 'Sweetener presence score', 
      zlab = 'Count density', main = "Green Tea Sweetened \n Long Brew \n (shown at most probable long brew score)")

text(-.149, .2885, label = GSLB_result)

# So since we can't really get a true 4D plot, we make a 3D matrix of the count density, find the indices of
# maximum likelihood, and then show the count density at the slice that represents the most probable score
# due to a long brew.

# Now we will do the rest of the green tea combinations: sweet/short brew, non-sweet/long brew, 
# non-sweet/short brew.


# Green, sweet, short brew
GSSB <- array(0, dim = c(10, 10, 10))
for(i in 1:10){
  for(j in 1:10){
    for(k in 1:10){
      GSSB[i,j,k] <- bpg_counts[i] * bps_counts[j] * bpsb_counts[k]
    }
  }
}

GSSB <- GSSB/sum(GSSB)

GSSB_indices <- as.numeric(which(GSSB == max(GSSB), arr.ind = TRUE))
GSSB_result <- round((prod(GSSB_indices)^(1/length(GSSB_indices))), 3)

persp(bitter_pref_green_freq$x, bitter_pref_sweetener_freq$x, GSSB[,,GSSB_indices[3]], theta = 37.5,
      phi = 37.5, xlab = 'Tea type score', ylab = 'Sweetener presence score', 
      zlab = 'Count density', main = "Green Tea Sweetened \n Short Brew \n (shown at most probable short brew score)")

text(-.149, .2885, label = GSSB_result)


# Green, non-sweet, long brew
GNLB <- array(0, dim = c(10, 10, 10))
for(i in 1:10){
  for(j in 1:10){
    for(k in 1:10){
      GNLB[i,j,k] <- bpg_counts[i] * bpn_counts[j] * bplb_counts[k]
    }
  }
}

GNLB <- GNLB/sum(GNLB)

GNLB_indices <- as.numeric(which(GNLB == max(GNLB), arr.ind = TRUE))
GNLB_result <- round((prod(GNLB_indices)^(1/length(GNLB_indices))), 3)

persp(bitter_pref_green_freq$x, bitter_pref_nosweetener_freq$x, GNLB[,,GNLB_indices[3]], theta = 37.5,
      phi = 37.5, xlab = 'Tea type score', ylab = 'Sweetener presence score', 
      zlab = 'Count density', main = "Green Tea Not Sweetened \n Long Brew \n (shown at most probable long brew score)")

text(-.149, .2885, label = GNLB_result)

# Green, non-sweet, short brew
GNSB <- array(0, dim = c(10, 10, 10))
for(i in 1:10){
  for(j in 1:10){
    for(k in 1:10){
      GNSB[i,j,k] <- bpg_counts[i] * bpn_counts[j] * bpsb_counts[k]
    }
  }
}

GNSB <- GNSB/sum(GNSB)

GNSB_indices <- as.numeric(which(GNSB == max(GNSB), arr.ind = TRUE))
GNSB_result <- round((prod(GNSB_indices)^(1/length(GNSB_indices))), 3)

persp(bitter_pref_green_freq$x, bitter_pref_nosweetener_freq$x, GNSB[,,GNSB_indices[3]], theta = 37.5,
      phi = 37.5, xlab = 'Tea type score', ylab = 'Sweetener presence score', 
      zlab = 'Count density', main = "Green Tea Not Sweetened \n Short Brew \n (shown at most probable short brew score)")

text(-.149, .2885, label = GNSB_result)
readline()

# In the group preferring bitter tastes, unsweetened, long brew green tea seems to be the best choice out of
# the varieties of green tea. As expected, with a bitter taste preference, the sweetened teas are projected
# to score less.

# Now for black tea...

# Black tea, sweet, long brew
BSLB <- array(0, dim = c(10, 10, 10))
for(i in 1:10){
  for(j in 1:10){
    for(k in 1:10){
      BSLB[i,j,k] <- bpb_counts[i] * bps_counts[j] * bplb_counts[k]
    }
  }
}

BSLB <- BSLB/sum(BSLB)

BSLB_indices <- as.numeric(which(BSLB == max(BSLB), arr.ind = TRUE))
BSLB_result <- round((prod(BSLB_indices)^(1/length(BSLB_indices))), 3)

persp(bitter_pref_black_freq$x, bitter_pref_sweetener_freq$x, BSLB[,,BSLB_indices[3]], theta = 37.5,
      phi = 37.5, xlab = 'Tea type score', ylab = 'Sweetener presence score', 
      zlab = 'Count density', main = "Black Tea Sweetened \n Long Brew \n (shown at most probable long brew score)")

text(-.149, .2885, label = BSLB_result)

# Black tea, sweet, short brew
BSSB <- array(0, dim = c(10, 10, 10))
for(i in 1:10){
  for(j in 1:10){
    for(k in 1:10){
      BSSB[i,j,k] <- bpb_counts[i] * bps_counts[j] * bpsb_counts[k]
    }
  }
}

BSSB <- BSSB/sum(BSSB)

BSSB_indices <- as.numeric(which(BSSB == max(BSSB), arr.ind = TRUE))
BSSB_result <- round((prod(BSSB_indices)^(1/length(BSSB_indices))), 3)

persp(bitter_pref_black_freq$x, bitter_pref_sweetener_freq$x, BSSB[,,BSSB_indices[3]], theta = 37.5,
      phi = 37.5, xlab = 'Tea type score', ylab = 'Sweetener presence score', 
      zlab = 'Count density', main = "Black Tea Sweetened \n Short Brew \n (shown at most probable short brew score)")

text(-.149, .2885, label = BSSB_result)

# Black tea, non-sweet, long brew
BNLB <- array(0, dim = c(10, 10, 10))
for(i in 1:10){
  for(j in 1:10){
    for(k in 1:10){
      BNLB[i,j,k] <- bpb_counts[i] * bpn_counts[j] * bplb_counts[k]
    }
  }
}

BNLB <- BNLB/sum(BNLB)

BNLB_indices <- as.numeric(which(BNLB == max(BNLB), arr.ind = TRUE))
BNLB_result <- round((prod(BNLB_indices)^(1/length(BNLB_indices))), 3)

persp(bitter_pref_black_freq$x, bitter_pref_nosweetener_freq$x, BNLB[,,BNLB_indices[3]], theta = 37.5,
      phi = 37.5, xlab = 'Tea type score', ylab = 'Sweetener presence score', 
      zlab = 'Count density', main = "Black Tea Not Sweetened \n Long Brew \n (shown at most probable long brew score)")

text(-.149, .2885, label = BNLB_result)

# Black tea, non-sweet, short brew
BNSB <- array(0, dim = c(10, 10, 10))
for(i in 1:10){
  for(j in 1:10){
    for(k in 1:10){
      BNSB[i,j,k] <- bpb_counts[i] * bpn_counts[j] * bpsb_counts[k]
    }
  }
}

BNSB <- BNSB/sum(BNSB)

BNSB_indices <- as.numeric(which(BNSB == max(BNSB), arr.ind = TRUE))
BNSB_result <- round((prod(BNSB_indices)^(1/length(BNSB_indices))), 3)

persp(bitter_pref_black_freq$x, bitter_pref_nosweetener_freq$x, BNSB[,,BNSB_indices[3]], theta = 37.5,
      phi = 37.5, xlab = 'Tea type score', ylab = 'Sweetener presence score', 
      zlab = 'Count density', main = "Black Tea Not Sweetened \n Short Brew \n (shown at most probable short brew score)")

text(-.149, .2885, label = BNSB_result)

# Similar conclusion as above. In fact, the most popular tea among those preferring bitter tastes is projected
# to be black tea with no sweetener and long brewed. This makes sense, as out of any of the tea options this would
# result in the most bitter taste profile.

# And thus concludes our foray into the world of tea tasting. We have looked at the probability distributions
# of tea scores based on certain parameters, and we have answered many of the questions we set out to answer.

# Future directions:
#  - Figure out how to plot the 3D matrix, maybe some kind of time evolution or heatmap addition.
#  - More trials; but this is not something I could control.

# This was a really fun project, I wish there was a bit more structure to it, but I feel like I have learned
# a lot and have the ability to apply what I know to new and exciting situations. This was the best
# class I have taken in my life so far.

# Happy Holidays!
